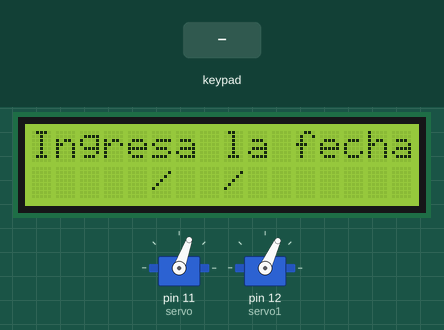
This sketch was run on a simulated Arduino Uno, built with avr-gcc and run on an emulated ATmega328P. On the bench: 16×2 character LCD, 2 × servo. Inputs (shaded band) come from the test bench. Random numbers use the default seed unless the sketch sets one.

Above: at 1.2 s.
1.3 s: keypad keys 1 2 0 1 2 0 0 1 pressed 0.4 s apart
At 5.7 s:
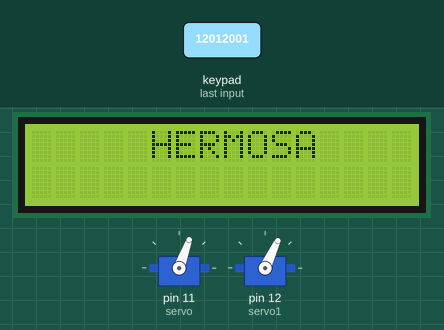
At 13.4 s:
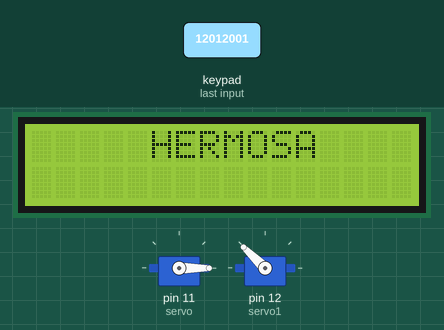
Timing chart, 0 to 26.0 s (numbered marks = the images above; inputs shaded):
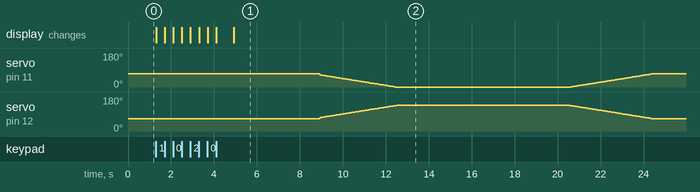

The sketch:

InLoveBox.ino
```cpp
#include <Keypad.h>
#include <LiquidCrystal_I2C.h>
#include <Servo.h>

LiquidCrystal_I2C lcd(0x27,16,2); // configuración de la pantalla - Direcciones (0x3f,16,2) ||(0x20,16,2)

const byte FILAS = 4;
const byte COLUMNAS = 4;

char fechaClave[8] = {'1','2','0','1','2','0','0','1'};
char fechaIngresada[8];
int contador = 0;
int pos = 3;
int verificador = 0;
String frase[3] = {"TE AMO", "TE ADORO", "HERMOSA"};
Servo servo;
Servo servo1;
int contador1 = 65;
int contador2 = 70;
long numero;


char matriz[FILAS][COLUMNAS]={
  {'1','2','3','A'},
  {'4','5','6','B'},
  {'7','8','9','C'},
  {'*','0','#','D'}
};


byte pinesFilas[FILAS] = {9,8,7,6};
byte pinesColumnas[COLUMNAS] = {5,4,3,2};

Keypad teclado = Keypad(makeKeymap(matriz),pinesFilas,pinesColumnas,FILAS,COLUMNAS);

char Tecla;


void setup() {
 Serial.begin(9600);
lcd.init(); // inicializar pantalla
lcd.backlight(); //luz de fondo
lcd.clear();
servo.attach(11);
servo1.attach(12);

servo.write(70);// inicio
servo1.write(65);//inicio
randomSeed(analogRead(A1));


}

void loop() {

numero = random(1,3);

lcd.setCursor(0,0);
lcd.print("Ingresa la fecha");
lcd.setCursor(5,1);
lcd.print("/");
lcd.setCursor(8,1);
lcd.print("/");


Tecla = teclado.getKey();

if(Tecla){


if(pos < 5){
fechaIngresada[contador] = Tecla;
contador++;
lcd.setCursor(pos,1);
lcd.print(Tecla);
pos++;
}
else if(pos > 4 && pos < 7){
fechaIngresada[contador] = Tecla;
contador++;
 pos++;
 lcd.setCursor(pos,1);
 lcd.print(Tecla);
 if( pos == 7){
  pos++;
 }
}
else if(pos > 6  && pos <12){
fechaIngresada[contador] = Tecla;
contador++;
 pos++;
 lcd.setCursor(pos,1);
 lcd.print(Tecla);

}


}


if(contador == 8){
  delay(800);

  for(int i =0; i<8;i++){
    if(fechaClave[i]!=fechaIngresada[i]){
      verificador = 1;
    }
    }

      if(verificador == 1){
     lcd.clear();
     lcd.setCursor(0,0);
     lcd.print("Todos cometemos");
     lcd.setCursor(4,1);
     lcd.print("errores");

     delay(3000);
     lcd.clear();
     lcd.setCursor(2,0);
     lcd.print("Tienes otra");
     lcd.setCursor(2,1);
     lcd.print("oportunidad");
     delay(3000);

     lcd.clear();

     contador = 0;
     pos=3;
     verificador =0;


  }
  else{
    lcd.clear();
    lcd.setCursor(5,0);
    lcd.print(frase[numero]);
    delay(4000);


    while(contador1 != -1 && contador2 != 141){
  contador1--;
  contador2++;
  servo.write(contador1);
  servo1.write(contador2);
  delay(55);
}
delay(8000);

while(contador1 != 71 && contador2 != 64){
  contador1++;
  contador2--;
  servo.write(contador1);
  servo1.write(contador2);
  delay(55);
}
delay(2000);
    contador = 0;
    pos=3;
 lcd.clear();
  }
}


}
```

Measured:
- after the input at 1.3 s, servo on pin 12 (servo1): rises from 65° to 136° in 3.6 s, then falls to 64° in 12.0 s; the display: first changes at once (image 1 shows a later state)
